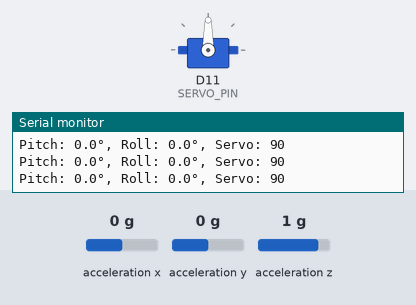
Bench run of a sketch on a simulated Arduino Nano 33 BLE. On the bench: servo, the last lines printed to the serial monitor. The test bench sets the inputs (shaded band); at power-on: acceleration y 0 g, acceleration z 1 g, acceleration x 0 g.

Above: at 1.2 s.
1.3 s: acceleration y set to -1.4 g
At 1.8 s:
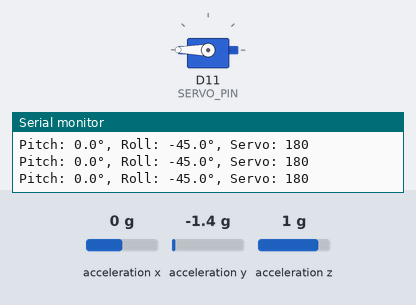
2.8 s: acceleration y set to -0.8 g
At 3.8 s:
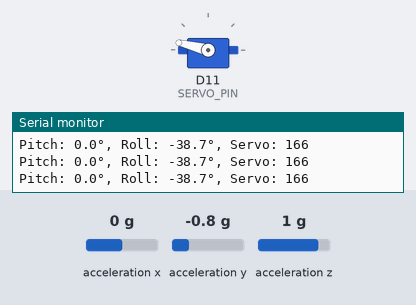
4.3 s: acceleration z set to 1.4 g
At 5.5 s:
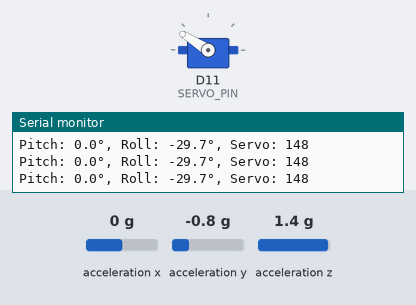
5.8 s: acceleration y set to 0.8 g
At 6.6 s:
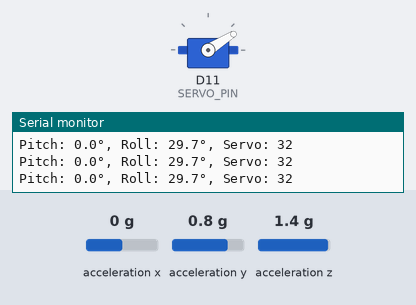
7.3 s: acceleration z set to -1.4 g
At 8.5 s:
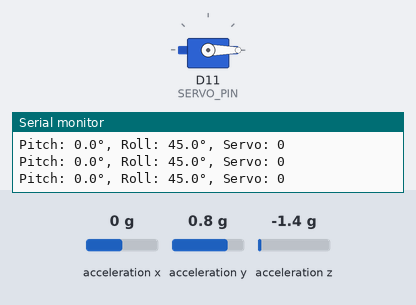
Timing chart, 0 to 9.8 s (numbered marks = the images above; inputs shaded):
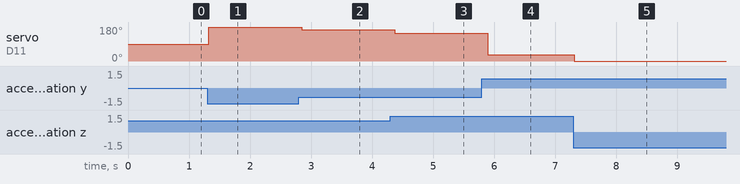

Measured:
- after the input at 1.3 s, servo on D11 (SERVO_PIN): 90° → 180° at once
- after the input at 2.8 s, servo on D11 (SERVO_PIN): 180° → 166° after 0.05 s
- after the input at 4.3 s, servo on D11 (SERVO_PIN): 166° → 148° after 0.07 s
- after the input at 5.8 s, servo on D11 (SERVO_PIN): 148° → 32° after 0.09 s
- after the input at 7.3 s, servo on D11 (SERVO_PIN): 32° → 0° at once

The sketch:

Servo_IMU_Nano_Test.ino
```cpp
#include <Arduino_BMI270_BMM150.h>
#include <Servo.h>
Servo stabilizerServo;
const int SERVO_PIN = 11;   // PWM pin connected to servo signal line
const int SERVO_CENTER = 90;  // Neutral position (servo midpoint)
const float MAX_TILT = 45.0;  // Max tilt angle before full correction
void setup() {
  Serial.begin(115200);
  while (!Serial);
  if (!IMU.begin()) {
    Serial.println("Failed to initialize BMI270/BMM150 IMU!");
    while (1);
  }
  stabilizerServo.attach(SERVO_PIN);
  stabilizerServo.write(SERVO_CENTER);  // start centered
  Serial.println("BMI270/BMM150 IMU initialized!");
  Serial.println("Pitch (°), Roll (°), Servo angle");
}
void loop() {
  float ax, ay, az;
  if (IMU.accelerationAvailable()) {
    IMU.readAcceleration(ax, ay, az);
    // Compute pitch and roll (radians)
    float pitch = atan2(-ax, sqrt(ay * ay + az * az));
    float roll  = atan2(ay, az);
    // Convert to degrees
    pitch *= 180.0 / PI;
    roll  *= 180.0 / PI;
    // Map roll angle to servo angle
    // Clamp roll between -MAX_TILT and +MAX_TILT
    roll = constrain(roll, -MAX_TILT, MAX_TILT);
    int servoAngle = map(roll, -MAX_TILT, MAX_TILT, 180, 0);
    // reverse mapping for corrective direction
    stabilizerServo.write(servoAngle);
    // Debug print
    Serial.print("Pitch: ");
    Serial.print(pitch, 1);
    Serial.print("°, Roll: ");
    Serial.print(roll, 1);
    Serial.print("°, Servo: ");
    Serial.println(servoAngle);
  }
  delay(100);
}
```
